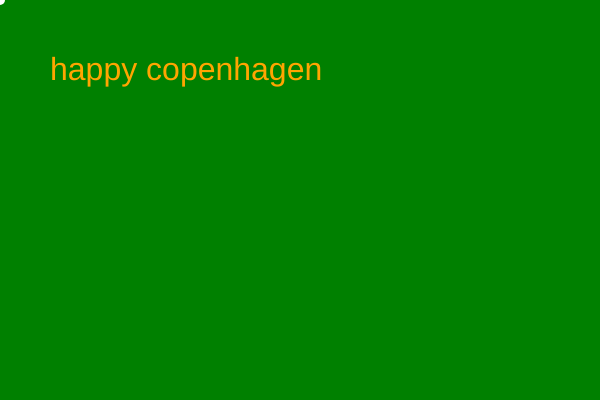
Frame 1 (no input)
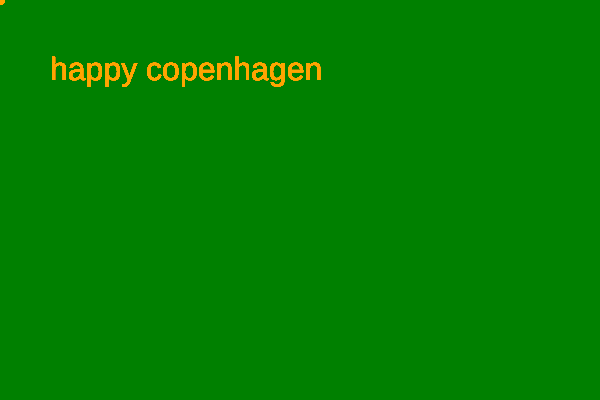
Frame 60 (no input)
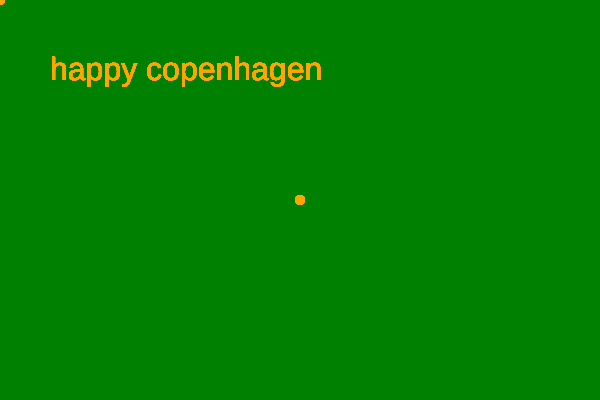
Frame 120 (the mouse pressed at the canvas centre since frame 60)

The p5.js sketch that drew these frames (run headless with seeded random() and noise() and a simulated clock; from frame 60 on, the mouse is pressed at the canvas centre):

// p5.js sketch
// ── sketch.js
function setup() {
createCanvas(600, 400);
background('green');
}

function draw() {
noStroke();
  ellipse (mouseX, mouseY, 10, 10);

  fill("orange")
  textSize(32);
  text("happy copenhagen", 50, 80);
}
